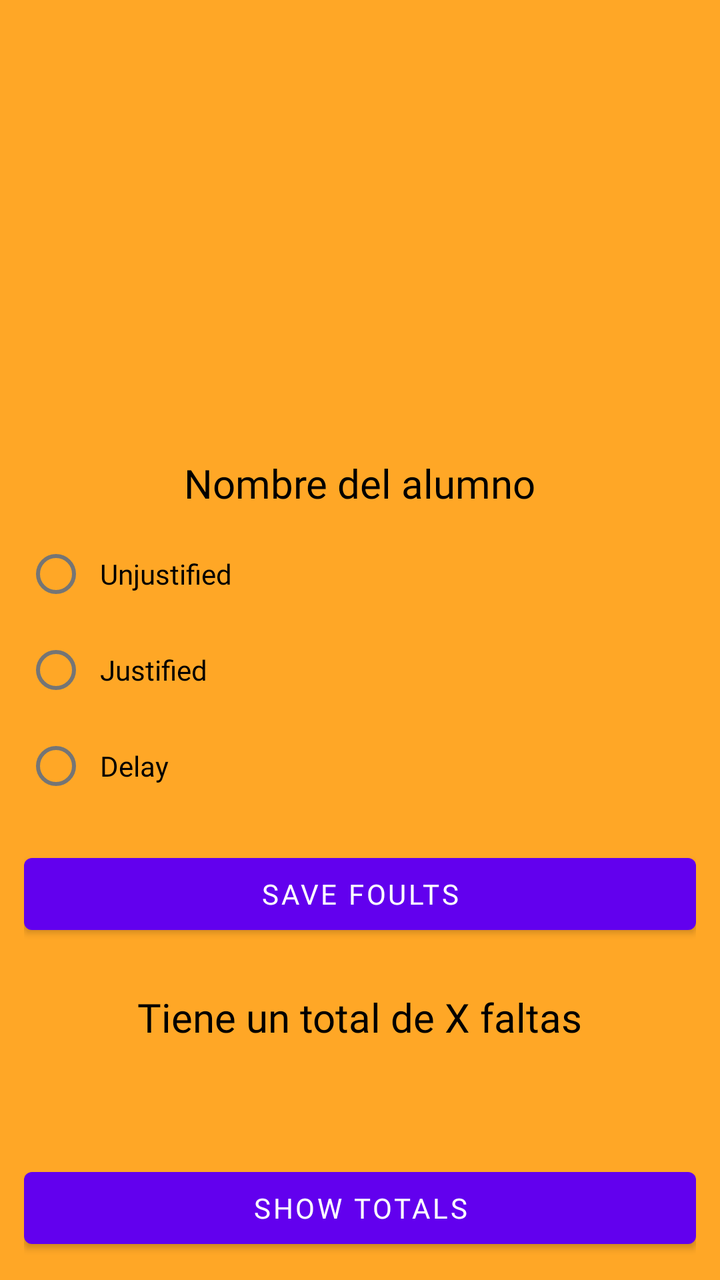
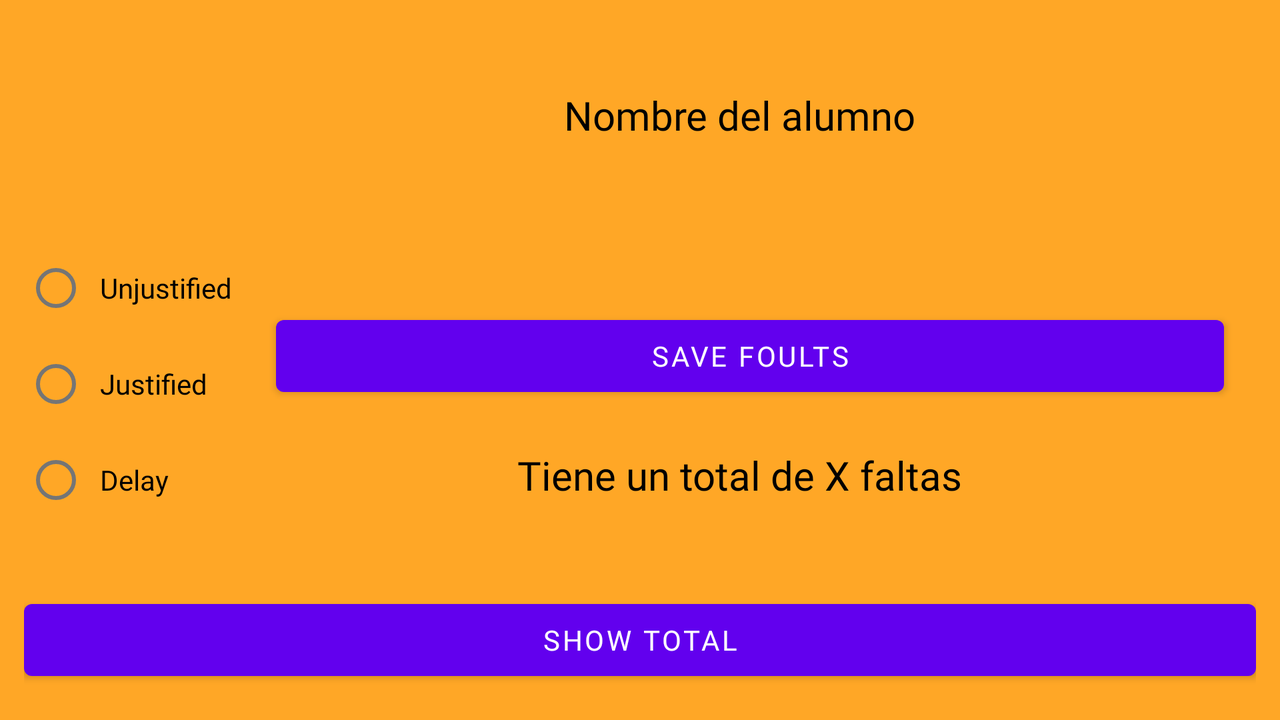

Two renders of one Android screen. The first uses the default layout on a phone; the second uses the alternative layout the repository ships for a different screen configuration, on a matching device. The two XML files are below.
<!-- AndroidManifest.xml: application theme Theme.SIMP_2 -->
<!-- res/layout/activity_total.xml -->
<?xml version="1.0" encoding="utf-8"?>
<layout xmlns:android="http://schemas.android.com/apk/res/android"
    xmlns:app="http://schemas.android.com/apk/res-auto"
    xmlns:tools="http://schemas.android.com/tools">

    <data>

    </data>

    <androidx.constraintlayout.widget.ConstraintLayout
        android:layout_width="match_parent"
        android:layout_height="match_parent"
        tools:context=".TotalActivity"
        android:background="@color/orange_pastel"
        android:padding="12dp">

        <ImageView
            android:id="@+id/image_cheetos"
            android:layout_width="200dp"
            android:layout_height="200dp"
            android:src="@drawable/chester_cheetos"
            app:layout_constraintEnd_toEndOf="parent"
            app:layout_constraintStart_toStartOf="parent"
            app:layout_constraintTop_toTopOf="parent" />

        <TextView
            android:id="@+id/name_total"
            android:layout_width="wrap_content"
            android:layout_height="wrap_content"
            android:layout_marginTop="16dp"
            tools:text="Nombre del alumno"
            android:textColor="@color/black"
            android:fontFamily="@font/luckiest_guy"
            android:textSize="20dp"
            app:layout_constraintEnd_toEndOf="parent"
            app:layout_constraintStart_toStartOf="parent"
            app:layout_constraintTop_toBottomOf="@+id/image_cheetos" />


        <TextView
            android:id="@+id/total_foults_text"
            android:layout_width="wrap_content"
            android:layout_height="wrap_content"
            android:layout_marginTop="24dp"
            android:fontFamily="@font/luckiest_guy"
            android:textColor="@color/black"
            android:textSize="20dp"
            app:layout_constraintEnd_toEndOf="parent"
            app:layout_constraintStart_toStartOf="parent"
            app:layout_constraintTop_toBottomOf="@+id/save_foults_button"
            tools:text="Tiene un total de X faltas" />

        <RadioGroup
            android:id="@+id/grupo"
            android:layout_width="match_parent"
            android:layout_height="wrap_content"
            android:layout_marginTop="8dp"
            app:layout_constraintEnd_toEndOf="@+id/name_total"
            app:layout_constraintHorizontal_bias="0.506"
            app:layout_constraintStart_toStartOf="@+id/name_total"
            app:layout_constraintTop_toBottomOf="@+id/name_total">

            <RadioButton
                android:id="@+id/injustificada"
                android:layout_width="wrap_content"
                android:layout_height="wrap_content"
                android:fontFamily="@font/luckiest_guy"
                android:padding="6dp"
                android:text="@string/unjustified" />

            <RadioButton
                android:id="@+id/justificar"
                android:layout_width="wrap_content"
                android:layout_height="wrap_content"
                android:fontFamily="@font/luckiest_guy"
                android:padding="6dp"
                android:text="@string/justified" />

            <RadioButton
                android:id="@+id/retraso"
                android:layout_width="wrap_content"
                android:layout_height="wrap_content"
                android:fontFamily="@font/luckiest_guy"
                android:padding="6dp"
                android:text="@string/delay" />

        </RadioGroup>

        <Button
            android:id="@+id/show_button"
            android:layout_width="match_parent"
            android:layout_height="wrap_content"
            android:text="Show totals"
            android:fontFamily="@font/luckiest_guy"
            app:layout_constraintBottom_toBottomOf="parent"
            app:layout_constraintEnd_toEndOf="parent"
            app:layout_constraintStart_toStartOf="parent" />

        <Button
            android:id="@+id/save_foults_button"
            android:layout_width="match_parent"
            android:layout_height="wrap_content"
            android:layout_marginTop="16dp"
            android:fontFamily="@font/luckiest_guy"
            android:text="@string/save_foults_button"
            app:layout_constraintEnd_toEndOf="parent"
            app:layout_constraintStart_toStartOf="@+id/grupo"
            app:layout_constraintTop_toBottomOf="@+id/grupo" />
    </androidx.constraintlayout.widget.ConstraintLayout>
</layout>
<!-- resources referenced by this layout -->
<resources>
  <color name="black">#FF000000</color>
  <color name="orange_pastel">#FFA726</color>
  <string name="delay">Delay</string>
  <string name="justified">Justified</string>
  <string name="save_foults_button">SAVE FOULTS</string>
  <string name="unjustified">Unjustified</string>
  <style name="Theme.SIMP_2" parent="Theme.MaterialComponents.DayNight.NoActionBar">
          
          <item name="colorPrimary">@color/purple_500</item>
          <item name="colorPrimaryVariant">@color/purple_700</item>
          <item name="colorOnPrimary">@color/white</item>
          
          <item name="colorSecondary">@color/teal_200</item>
          <item name="colorSecondaryVariant">@color/teal_700</item>
          <item name="colorOnSecondary">@color/black</item>
          
          <item name="android:statusBarColor">?attr/colorPrimaryVariant</item>
          
      </style>
  <color name="purple_500">#FF6200EE</color>
  <color name="purple_700">#FF3700B3</color>
  <color name="white">#FFFFFFFF</color>
  <color name="teal_200">#FF03DAC5</color>
  <color name="teal_700">#FF018786</color>
</resources>
<!-- res/layout-land/activity_total.xml (the repository's variant of the layout above) -->
<!-- drawn on the phone turned sideways -->
<?xml version="1.0" encoding="utf-8"?>
<layout xmlns:android="http://schemas.android.com/apk/res/android"
    xmlns:app="http://schemas.android.com/apk/res-auto"
    xmlns:tools="http://schemas.android.com/tools">

    <data>

    </data>

    <androidx.constraintlayout.widget.ConstraintLayout
        android:layout_width="match_parent"
        android:layout_height="match_parent"
        tools:context=".TotalActivity"
        android:background="@color/orange_pastel"
        android:padding="12dp">

        <ImageView
            android:id="@+id/image_cheetos"
            android:layout_width="100dp"
            android:layout_height="100dp"
            android:src="@drawable/chester_cheetos"
            app:layout_constraintStart_toStartOf="parent"
            app:layout_constraintTop_toTopOf="parent" />

        <TextView
            android:id="@+id/name_total"
            android:layout_width="wrap_content"
            android:layout_height="wrap_content"
            android:layout_marginTop="32dp"
            android:fontFamily="@font/luckiest_guy"
            android:textColor="@color/black"
            android:textSize="20dp"
            app:layout_constraintEnd_toEndOf="parent"
            app:layout_constraintStart_toEndOf="@+id/image_cheetos"
            app:layout_constraintTop_toTopOf="parent"
            tools:text="Nombre del alumno" />


        <TextView
            android:id="@+id/total_foults_text"
            android:layout_width="wrap_content"
            android:layout_height="wrap_content"
            android:layout_marginTop="212dp"
            android:fontFamily="@font/luckiest_guy"
            android:textColor="@color/black"
            android:textSize="20dp"
            app:layout_constraintEnd_toEndOf="parent"
            app:layout_constraintHorizontal_bias="0.627"
            app:layout_constraintStart_toStartOf="parent"
            app:layout_constraintTop_toTopOf="parent"
            tools:text="Tiene un total de X faltas" />

        <RadioGroup
            android:id="@+id/grupo"
            android:layout_width="wrap_content"
            android:layout_height="wrap_content"
            android:layout_marginTop="8dp"
            app:layout_constraintStart_toStartOf="parent"
            app:layout_constraintTop_toBottomOf="@+id/image_cheetos">

            <RadioButton
                android:id="@+id/injustificada"
                android:layout_width="wrap_content"
                android:layout_height="wrap_content"
                android:fontFamily="@font/luckiest_guy"
                android:padding="6dp"
                android:text="@string/unjustified" />

            <RadioButton
                android:id="@+id/justificar"
                android:layout_width="wrap_content"
                android:layout_height="wrap_content"
                android:fontFamily="@font/luckiest_guy"
                android:padding="6dp"
                android:text="@string/justified" />

            <RadioButton
                android:id="@+id/retraso"
                android:layout_width="wrap_content"
                android:layout_height="wrap_content"
                android:fontFamily="@font/luckiest_guy"
                android:padding="6dp"
                android:text="@string/delay" />

        </RadioGroup>

        <Button
            android:id="@+id/show_button"
            android:layout_width="match_parent"
            android:layout_height="wrap_content"
            android:layout_marginBottom="4dp"
            android:fontFamily="@font/luckiest_guy"
            android:text="@string/show_totals_button"
            app:layout_constraintBottom_toBottomOf="parent"
            app:layout_constraintEnd_toEndOf="parent"
            app:layout_constraintHorizontal_bias="0.666"
            app:layout_constraintStart_toStartOf="parent" />

        <Button
            android:id="@+id/save_foults_button"
            android:layout_width="0dp"
            android:layout_height="wrap_content"
            android:layout_marginStart="16dp"
            android:layout_marginEnd="16dp"
            android:fontFamily="@font/luckiest_guy"
            android:text="@string/save_foults_button"
            app:layout_constraintBottom_toBottomOf="@+id/grupo"
            app:layout_constraintEnd_toEndOf="parent"
            app:layout_constraintHorizontal_bias="1.0"
            app:layout_constraintStart_toEndOf="@+id/grupo"
            app:layout_constraintTop_toTopOf="@+id/grupo"
            app:layout_constraintVertical_bias="0.354" />
    </androidx.constraintlayout.widget.ConstraintLayout>
</layout>
<!-- resources referenced by the variant -->
<!-- as the phone turned sideways resolves them -->
<resources>
  <color name="black">#FF000000</color>
  <color name="orange_pastel">#FFA726</color>
  <string name="delay">Delay</string>
  <string name="justified">Justified</string>
  <string name="save_foults_button">SAVE FOULTS</string>
  <string name="show_totals_button">Show total</string>
  <string name="unjustified">Unjustified</string>
  <style name="Theme.SIMP_2" parent="Theme.MaterialComponents.DayNight.NoActionBar">
          
          <item name="colorPrimary">@color/purple_500</item>
          <item name="colorPrimaryVariant">@color/purple_700</item>
          <item name="colorOnPrimary">@color/white</item>
          
          <item name="colorSecondary">@color/teal_200</item>
          <item name="colorSecondaryVariant">@color/teal_700</item>
          <item name="colorOnSecondary">@color/black</item>
          
          <item name="android:statusBarColor">?attr/colorPrimaryVariant</item>
          
      </style>
  <color name="purple_500">#FF6200EE</color>
  <color name="purple_700">#FF3700B3</color>
  <color name="white">#FFFFFFFF</color>
  <color name="teal_200">#FF03DAC5</color>
  <color name="teal_700">#FF018786</color>
</resources>
